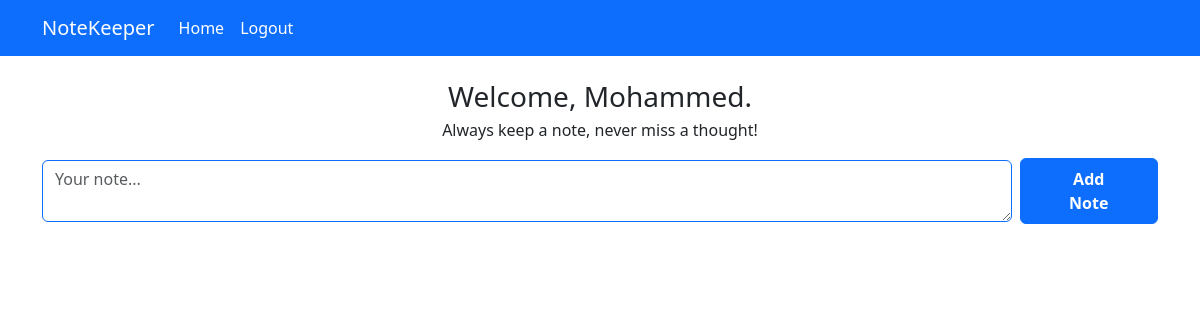
Page / (signed in) on the earlier database version.
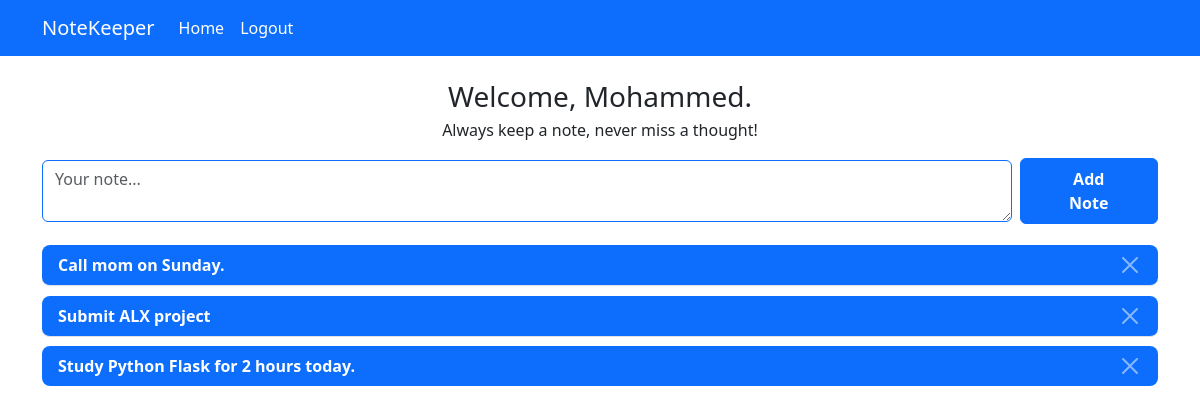
Same page on the later database version.
### website/models.py (models this page shows)
class User(db.Model, UserMixin):
    id = db.Column(db.Integer, primary_key=True)
    email = db.Column(db.String(150), unique=True)
    password = db.Column(db.String(150))
    full_name = db.Column(db.String(150))
    notes = db.relationship('Note')

class Note(db.Model):
    id = db.Column(db.Integer, primary_key=True)
    data = db.Column(db.String(10000))
    date = db.Column(db.DateTime(timezone=True), default=func.now())
    user_id = db.Column(db.Integer, db.ForeignKey('user.id'))

### website/views.py (the view, shortened to what this page needs)
@views.route('/', methods=['GET','POST'])
@login_required
def home():
    return render_template("home.html", user=current_user)

### website/__init__.py (called while the page is built)
def create_app():
    app = Flask(__name__)
    app.config["SECRET_KEY"] = "secert_key"
    app.config["SQLALCHEMY_DATABASE_URI"] = f'sqlite:///{DB_NAME}'
    db.init_app(app)
    from .views import views
    from .auth import auth
    app.register_blueprint(views, url_prefix='/')
    app.register_blueprint(auth, url_prefix='/')
    from .models import User, Note
    create_database(app)
    login_manager = LoginManager()
    login_manager.login_view = 'auth.login'
    login_manager.init_app(app)
    @login_manager.user_loader
    def load_user(id):
        return User.query.get(int(id))
    return app

### website/templates/home.html
{% extends "base.html" %} {% block title %}Home{% endblock %} {% block content
%}
<h3 align="center">Welcome, {{user.full_name.split()[0]}}.</h3>
<p align="center">Always keep a note, never miss a thought!</p>
<form method="POST" class="home-form">
  <textarea
    name="note"
    id="note"
    class="form-control"
    placeholder="Your note..."
  ></textarea>
  <div align="center">
    <button type="submit" class="btn btn-primary">Add Note</button>
  </div>
</form>
<ul class="list-group list-group-flush" id="notes">
  {% for note in user.notes %}
  <li class="list-group-item">
    {{ note.data }}
    <button
      type="button"
      class="btn-close btn-close-white"
      onClick="deleteNote({{ note.id }})"
      aria-label="Close"
    ></button>
  </li>
  {% endfor%}
</ul>
{% endblock %}

### website/templates/base.html (shortened to what this page needs)
<!DOCTYPE html>
<html lang="en">
  <head>
    <link
      href="https://cdn.jsdelivr.net/npm/bootstrap@5.3.3/dist/css/bootstrap.min.css"
      rel="stylesheet"
    />
    <link href="../static/style.css" rel="stylesheet" />
  </head>
  <body>
    <nav class="navbar navbar-expand-lg navbar-light bg-primary">
      <div class="container">
        <a class="navbar-brand" href="/">NoteKeeper</a>
        <div class="collapse navbar-collapse" id="navbar">
          <div class="navbar-nav">
            {% if user.is_authenticated %}
            <a href="/" class="nav-item nav-link" id="home">Home</a>
            <a href="/logout" class="nav-item nav-link" id="logout">Logout</a>
            {% else %}
            <a href="/login" class="nav-item nav-link" id="login">Login</a>
            <a href="/sign-up" class="nav-item nav-link" id="signUp">Sign Up</a>
            {% endif %}
          </div>
        </div>
      </div>
    </nav>
    <div class="container">{% block content %} {% endblock %}</div>
  </body>
</html>

### website/static/style.css (style rules this page uses)
body { width: 100%; height: 100vh; }
.navbar-brand, .navbar-nav a { color: #fff !important; }
h3 { margin: 1.5rem 0 0.3rem; }
.home-form { display: grid; grid-template-columns: 7fr 1fr; align-items: center; align-content: center; gap: 0.5rem; margin: 0 auto; }
.home-form button { padding: 0.5rem 2rem; font-weight: 700; float: right; }
.home-form textarea { border: 1px solid #0d6efd; outline: none; }
#notes { margin: 1rem 0; }
#notes li { background-color: #0d6efd; color: #fff; font-weight: bold; border-radius: 0.5rem; margin: 0.3rem 0; }
button[type="button"] { float: right; color: #fff !important; border-radius: 0.3rem; }

Differences in the rows shown:
added Note: data "Call mom on Sunday."
added Note: data "Submit ALX project"
added Note: data "Study Python Flask for 2 hours today."
